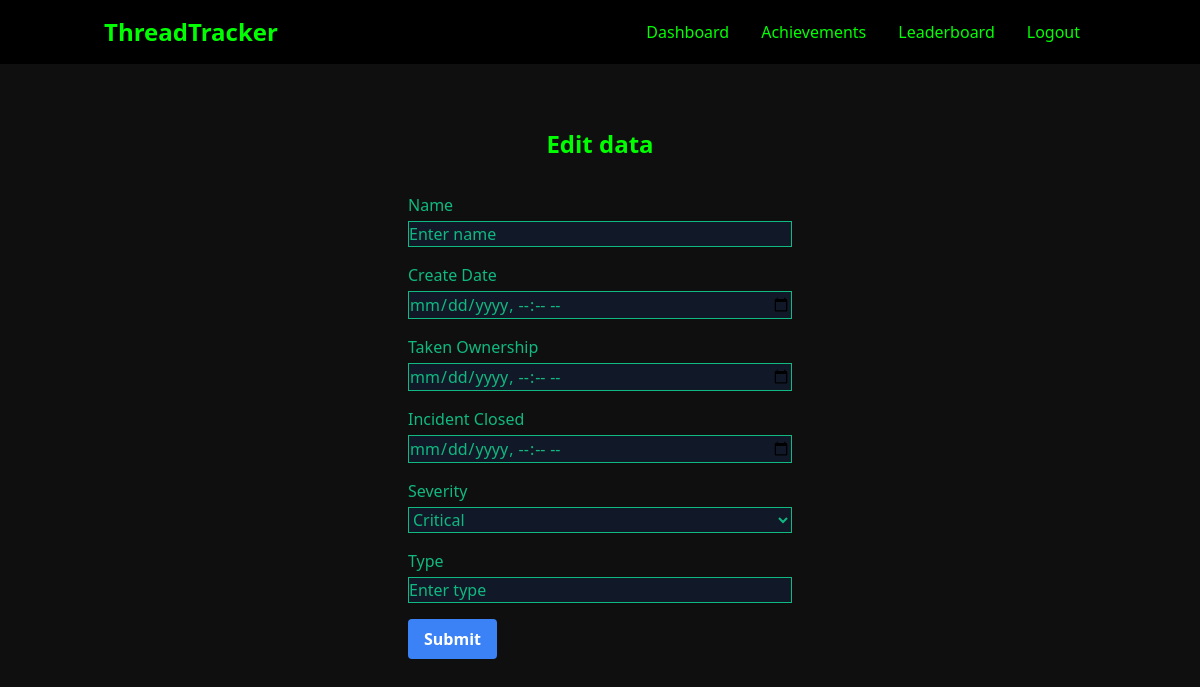
/edit_data/14 (signed in), run on an earlier commit of the app's database.
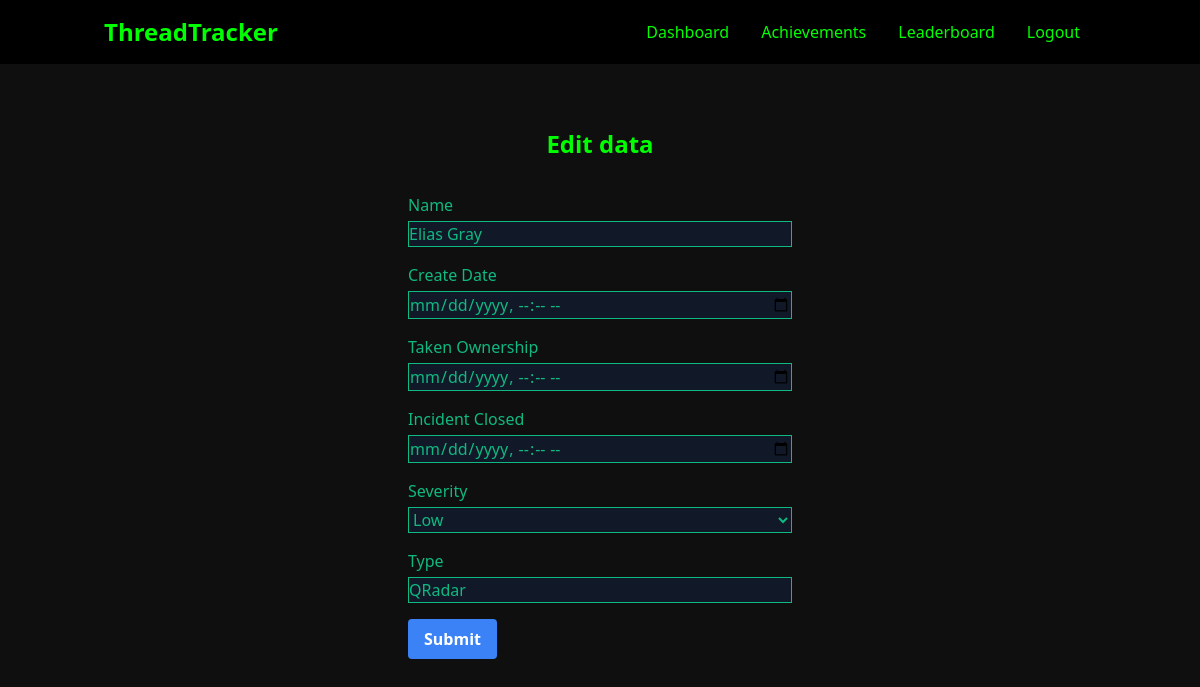
And on a later commit of the database.
### tables this page shows
CREATE TABLE "stats_data" (
    "id" INTEGER PRIMARY KEY AUTOINCREMENT,
    "name" TEXT NOT NULL,
    "create_date" TEXT NOT NULL,
    "take_ownership_timestamp" TEXT NOT NULL,
    "closed_incident_timestamp" TEXT,
    "sd_severity" TEXT NOT NULL,
    "type" TEXT NOT NULL
);

### app.py (the view, shortened to what this page needs)
@app.route("/edit_data/<string:id>", methods=['POST', 'GET'])
@login_required
def edit_data(id):
    with get_db() as conn:
        conn.row_factory = sql.Row
        cur = conn.cursor()
        cur.execute("SELECT * FROM stats_data WHERE id=?", (id,))
        data = cur.fetchone()
    return render_template("edit_data.html", datas=data)

### app.py (called while the page is built)
def get_db():
    conn = sql.connect(DATABASE)
    conn.row_factory = sql.Row
    return conn

def login_required(route_function):
    @wraps(route_function)
    def decorated_function(*args, **kwargs):
        if 'user_id' not in session:
            return redirect('/login')
        return route_function(*args, **kwargs)
    return decorated_function

### templates/edit_data.html (shortened to what this page needs)
{% extends 'layout.html' %}
{% block body %}
<div class="container mx-auto px-4 py-8">
    <div class="flex flex-col items-center">
        <h3 class="text-2xl font-semibold">Edit data</h3>
        <form method="post" action="{{ url_for('edit_data', id=datas.ID) }}" class="w-full max-w-sm">
            <div class="mb-4">
                <label for="name" class="block text-green-500 font-medium">Name</label>
                <input type="text" name="name" required class="form-input mt-1 w-full bg-gray-900 border border-green-500 text-green-500 placeholder-green-500" placeholder="Enter name" value="{{ datas.name }}">
            </div>
            <div class="mb-4">
                <label for="create_date" class="block text-green-500 font-medium">Create Date</label>
                <input type="datetime-local" name="create_date" required class="form-input mt-1 w-full bg-gray-900 border border-green-500 text-green-500 placeholder-green-500" placeholder="Enter create date" value="{{ datas.create_date }}">
            </div>
            <div class="mb-4">
                <label for="take_ownership_timestamp" class="block text-green-500 font-medium">Taken Ownership</label>
                <input type="datetime-local" name="take_ownership_timestamp" required class="form-input mt-1 w-full bg-gray-900 border border-green-500 text-green-500 placeholder-green-500" placeholder="Enter taken ownership" value="{{ datas.take_ownership_timestamp }}">
            </div>
            <div class="mb-4">
                <label for="closed_incident_timestamp" class="block text-green-500 font-medium">Incident Closed</label>
                <input type="datetime-local" name="closed_incident_timestamp" required class="form-input mt-1 w-full bg-gray-900 border border-green-500 text-green-500 placeholder-green-500" placeholder="Enter incident closed" value="{{ datas.closed_incident_timestamp }}">
            </div>
            <div class="mb-4">
                <label for="sd_severity" class="block text-green-500 font-medium">Severity</label>
                <select name="sd_severity" required class="form-select mt-1 w-full bg-gray-900 border border-green-500 text-green-500 placeholder-green-500">
                    <option value="critical" {% if datas.sd_severity == 'critical' %}selected{% endif %}>Critical</option>
                    <option value="low" {% if datas.sd_severity == 'low' %}selected{% endif %}>Low</option>
                </select>
            </div>
            <div class="mb-4">
                <label for="type" class="block text-green-500 font-medium">Type</label>
                <input type="text" name="type" required class="form-input mt-1 w-full bg-gray-900 border border-green-500 text-green-500 placeholder-green-500" placeholder="Enter type" value="{{ datas.type }}">
            </div>
            <input type="submit" value="Submit" class="py-2 px-4 bg-blue-500 text-white font-semibold rounded hover:bg-blue-600 cursor-pointer">
        </form>
    </div>
</div>
{% endblock %}

What changed in the data, as far as the page shows it:
added stats_data: name "Elias Gray", sd_severity "Low", type "QRadar"
Also different on the page:
form field sd_severity: "Critical" → (not shown)
